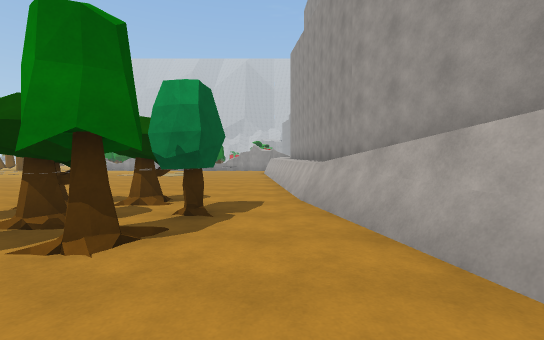
[1] (above)

23 first-person views from a walk through a 3-D level made in the Unity game engine. The camera is 1.4 m above the floor, tilts 2° down and sees 90° across. The floor is counted in squares, 2 m on a side. Each view is taken from the middle of a square. On the plan, view 1 faces up. The plan holds only what a view shows up to about 9 squares ahead; the rest is blank. The place goes on beyond the plan.

[2]
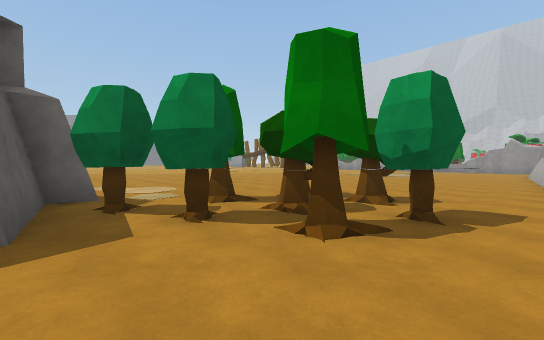

[3]
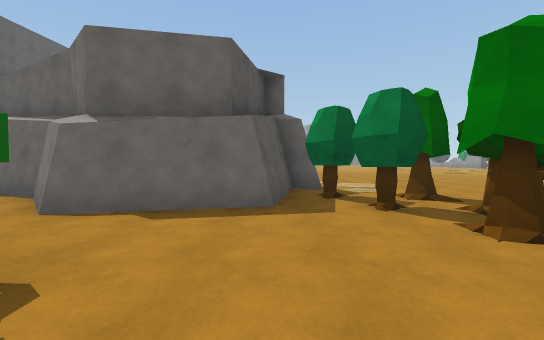

[4]
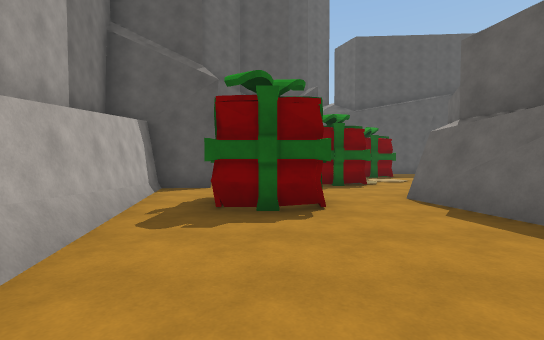

[5]
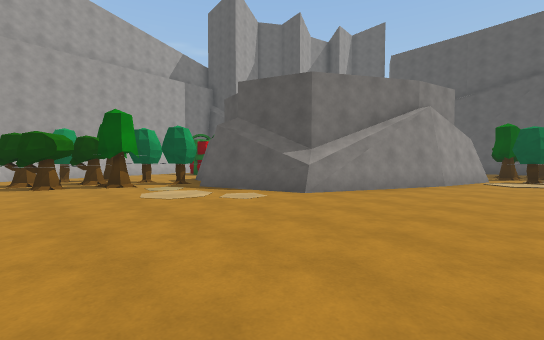

[6]
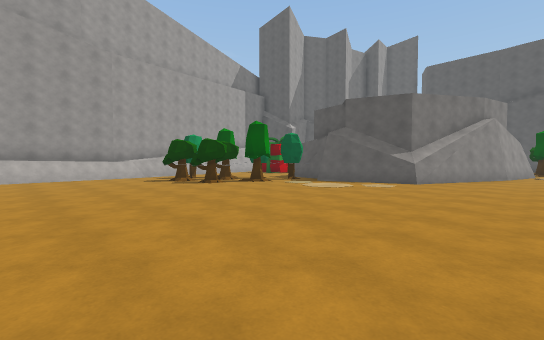

[7]
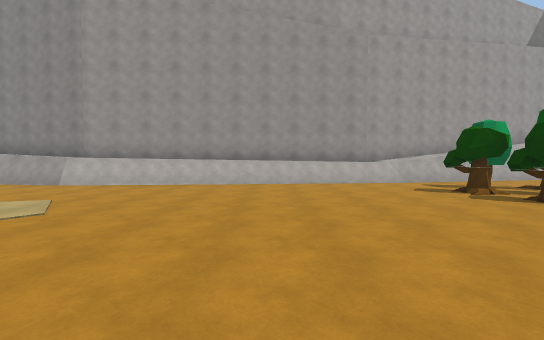

[8]
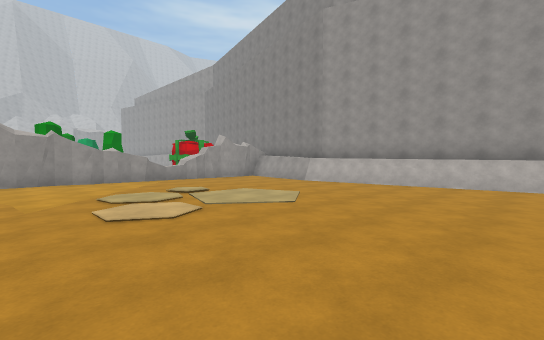

[9]
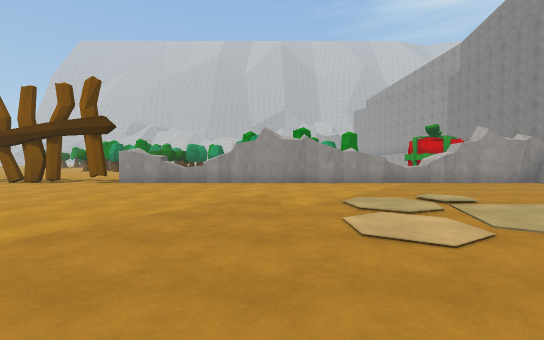

[10]
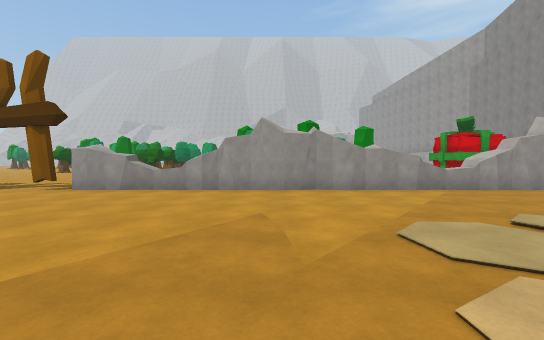

[11]
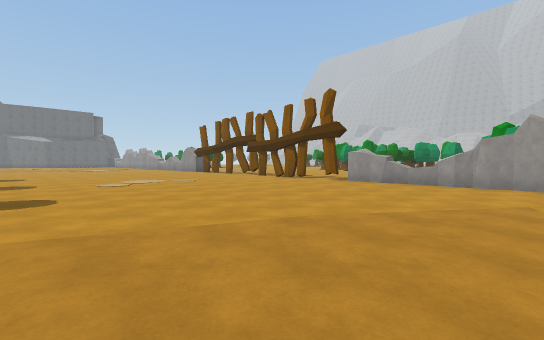

[12]
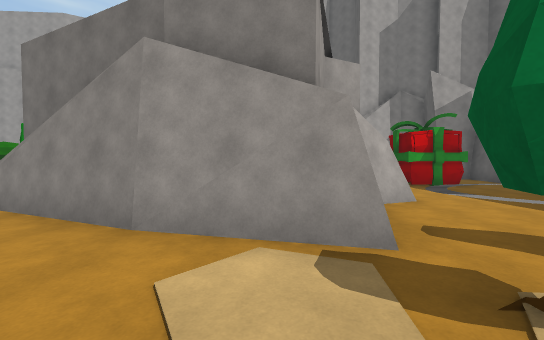

[13]
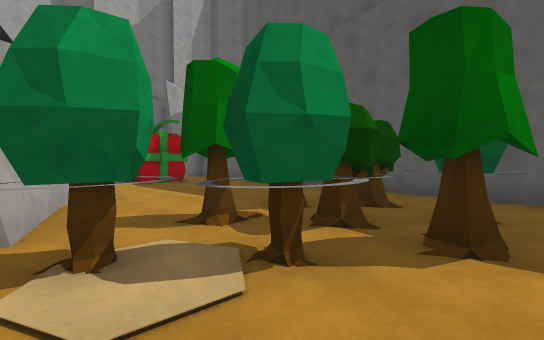

[14]
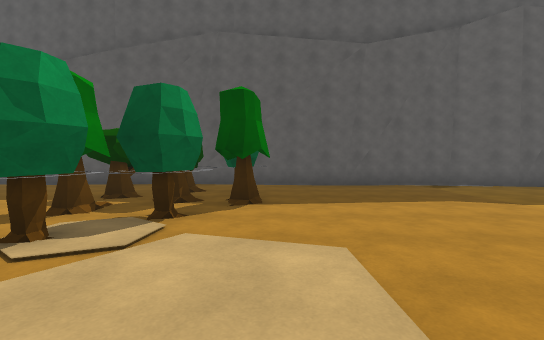

[15]
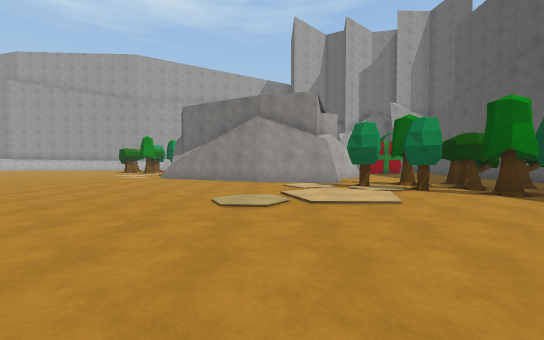

[16]
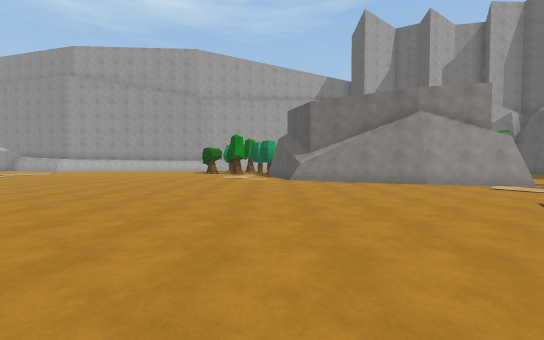

[17]
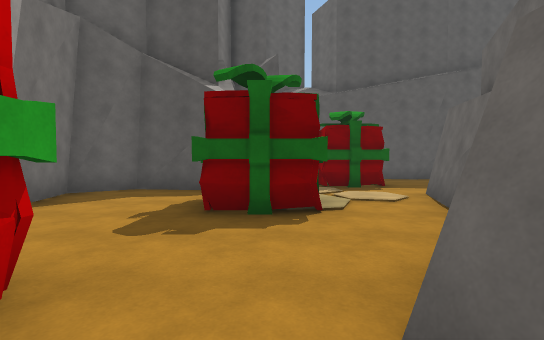

[18]
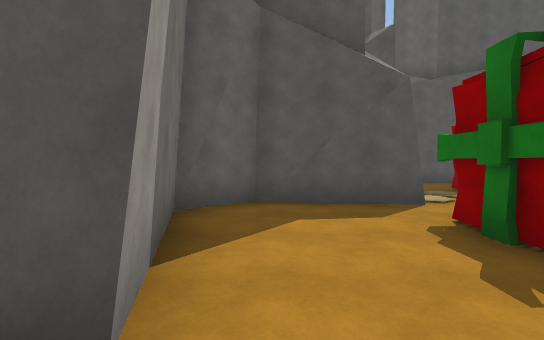

[19]
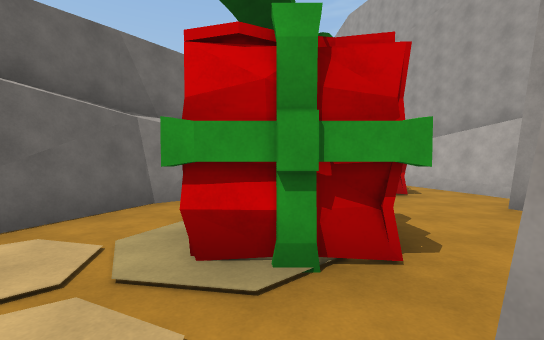

[20]
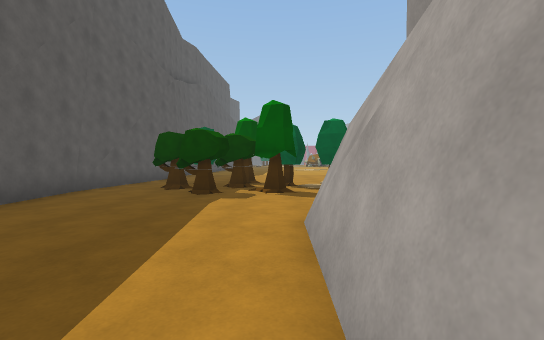

[21]
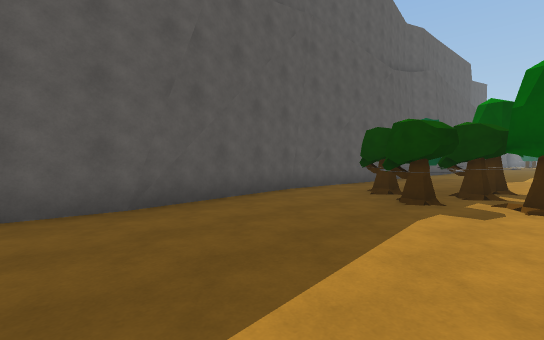

[22]
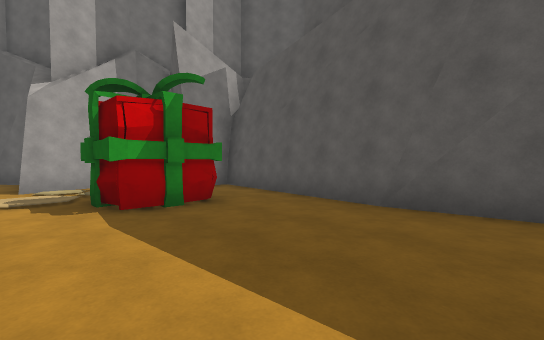

[23]
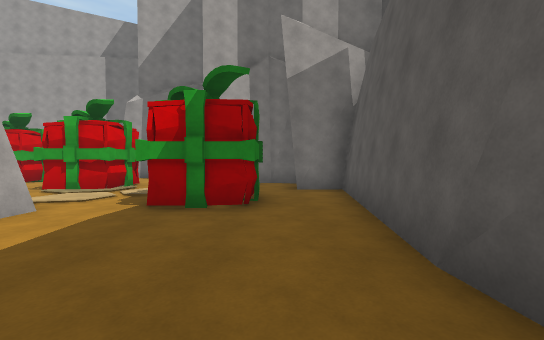

### Floor plan
Key: @ floor where view 1 was taken; # wall or solid block; x gap in a wall; . floor; = window, fence, low wall or low ledge; ^ raised ledge; O other object.
Columns run from 22 left of view 1 to 3 right of it. Each row starts with its distance up from view 1.
 21       ..     OO
 20       ...
 19      x##.##^^#####^^####
 18       ................#
 17        ...............#
 16        ...............#
 15       ................#
 14      .................#
 13      .................^
 12    ...................^^
 11   ....................^^
 10   ..=..==.............#^#
  9            ...........#^#
  8            ............^#
  7           .............^#
  6          ..............^#
  5         ...........OO..^
  4        ...........=O=O.#
  3       ...........=OOO=.##
  2      .............=OO=.##
  1     ............#=O=....#
  0      .........######..@.#
 -1       .......##    #....#
 -2      ........#     #.===##
 -3     ........##    ##.OOO.#
 -4    .........#    ##......#
 -5     ........#    #......##
 -6      .....OO###  #.O=O..#
 -7      ....OO...####..OO..#
 -8     .... OOO............#
 -9    .....OOOOO....==..####
-10   ......OOOO.....O O.##
-11  ........OO......=O...#
-12 ##########...###....###
-13          ##### ######

Where each view was taken, in squares from view 1:
view 1: 0 up, 0 right, facing up
view 2: 0 up, 0 right, facing up-left
view 3: 0 up, 1 right, facing left
view 4: 2 up, 0 right, facing down
view 5: 5 up, 12 left, facing down-right
view 6: 9 up, 11 left, facing down-right
view 7: 9 up, 8 left, facing right
view 8: 9 up, 8 left, facing up-right
view 9: 10 up, 8 left, facing up
view 10: 12 up, 8 left, facing up
view 11: 10 up, 8 left, facing up-left
view 12: 5 down, 13 left, facing right
view 13: 6 down, 14 left, facing down-right
view 14: 4 down, 14 left, facing down
view 15: 4 down, 19 left, facing right
view 16: 1 up, 18 left, facing right
view 17: 2 down, 2 left, facing down
view 18: 4 down, 1 right, facing down
view 19: 9 down, 2 left, facing up
view 20: 8 down, 5 left, facing left
view 21: 8 down, 6 left, facing down-left
view 22: 8 down, 9 left, facing down-right
view 23: 11 down, 9 left, facing right
